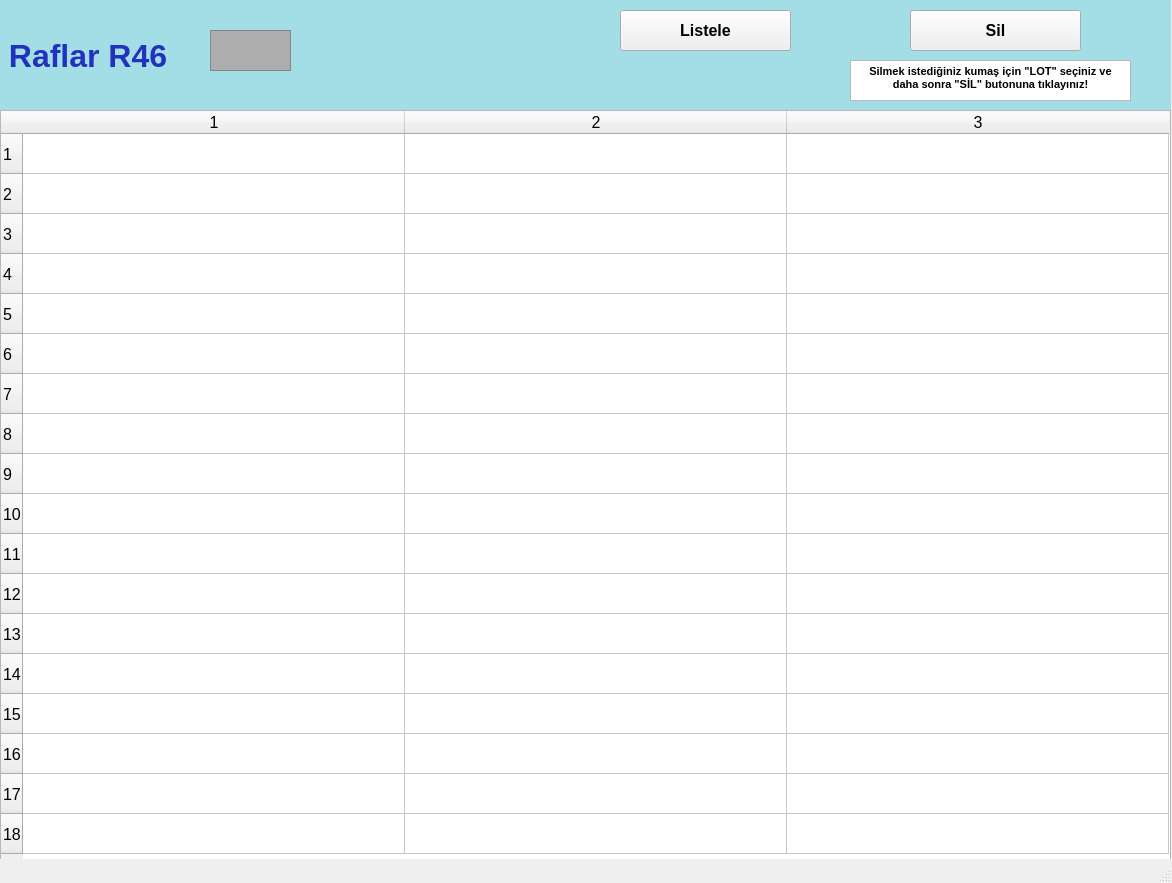
<?xml version="1.0" encoding="UTF-8"?>
<ui version="4.0">
 <class>raflarR46_ekran</class>
 <widget class="QMainWindow" name="raflarR46_ekran">
  <property name="geometry">
   <rect>
    <x>0</x>
    <y>0</y>
    <width>1172</width>
    <height>883</height>
   </rect>
  </property>
  <property name="font">
   <font>
    <pointsize>12</pointsize>
    <weight>50</weight>
    <bold>false</bold>
    <kerning>false</kerning>
   </font>
  </property>
  <property name="windowTitle">
   <string/>
  </property>
  <widget class="QWidget" name="centralwidget">
   <widget class="QLabel" name="raflarR1yazi_lbl">
    <property name="geometry">
     <rect>
      <x>0</x>
      <y>0</y>
      <width>1171</width>
      <height>111</height>
     </rect>
    </property>
    <property name="font">
     <font>
      <pointsize>24</pointsize>
      <weight>75</weight>
      <bold>true</bold>
     </font>
    </property>
    <property name="styleSheet">
     <string notr="true">background-color: rgb(163, 221, 229);
color: rgb(34, 50, 190);</string>
    </property>
    <property name="text">
     <string> Raflar R46</string>
    </property>
   </widget>
   <widget class="QFrame" name="raflarR1_img">
    <property name="geometry">
     <rect>
      <x>210</x>
      <y>30</y>
      <width>81</width>
      <height>41</height>
     </rect>
    </property>
    <property name="styleSheet">
     <string notr="true">background-color: rgb(173, 173, 173);</string>
    </property>
    <property name="frameShape">
     <enum>QFrame::StyledPanel</enum>
    </property>
    <property name="frameShadow">
     <enum>QFrame::Raised</enum>
    </property>
   </widget>
   <widget class="QTableWidget" name="R46_tw">
    <property name="geometry">
     <rect>
      <x>0</x>
      <y>110</y>
      <width>1171</width>
      <height>751</height>
     </rect>
    </property>
    <property name="baseSize">
     <size>
      <width>0</width>
      <height>0</height>
     </size>
    </property>
    <property name="rowCount">
     <number>18</number>
    </property>
    <property name="columnCount">
     <number>3</number>
    </property>
    <attribute name="horizontalHeaderVisible">
     <bool>true</bool>
    </attribute>
    <attribute name="horizontalHeaderCascadingSectionResizes">
     <bool>false</bool>
    </attribute>
    <attribute name="horizontalHeaderDefaultSectionSize">
     <number>382</number>
    </attribute>
    <attribute name="horizontalHeaderMinimumSectionSize">
     <number>38</number>
    </attribute>
    <attribute name="verticalHeaderDefaultSectionSize">
     <number>40</number>
    </attribute>
    <attribute name="verticalHeaderMinimumSectionSize">
     <number>23</number>
    </attribute>
    <row/>
    <row/>
    <row/>
    <row/>
    <row/>
    <row/>
    <row/>
    <row/>
    <row/>
    <row/>
    <row/>
    <row/>
    <row/>
    <row/>
    <row/>
    <row/>
    <row/>
    <row/>
    <column/>
    <column/>
    <column/>
   </widget>
   <widget class="QPushButton" name="listeleR46_btn">
    <property name="geometry">
     <rect>
      <x>620</x>
      <y>10</y>
      <width>171</width>
      <height>41</height>
     </rect>
    </property>
    <property name="font">
     <font>
      <pointsize>12</pointsize>
      <weight>75</weight>
      <bold>true</bold>
     </font>
    </property>
    <property name="text">
     <string>Listele</string>
    </property>
   </widget>
   <widget class="QPushButton" name="silR46_btn">
    <property name="geometry">
     <rect>
      <x>910</x>
      <y>10</y>
      <width>171</width>
      <height>41</height>
     </rect>
    </property>
    <property name="font">
     <font>
      <pointsize>12</pointsize>
      <weight>75</weight>
      <bold>true</bold>
     </font>
    </property>
    <property name="text">
     <string>Sil</string>
    </property>
   </widget>
   <widget class="QTextBrowser" name="textBrowser">
    <property name="geometry">
     <rect>
      <x>850</x>
      <y>60</y>
      <width>281</width>
      <height>41</height>
     </rect>
    </property>
    <property name="html">
     <string>&lt;!DOCTYPE HTML PUBLIC &quot;-//W3C//DTD HTML 4.0//EN&quot; &quot;http://www.w3.org/TR/REC-html40/strict.dtd&quot;&gt;
&lt;html&gt;&lt;head&gt;&lt;meta name=&quot;qrichtext&quot; content=&quot;1&quot; /&gt;&lt;style type=&quot;text/css&quot;&gt;
p, li { white-space: pre-wrap; }
&lt;/style&gt;&lt;/head&gt;&lt;body style=&quot; font-family:'MS Shell Dlg 2'; font-size:12pt; font-weight:400; font-style:normal;&quot;&gt;
&lt;p align=&quot;center&quot; style=&quot; margin-top:0px; margin-bottom:0px; margin-left:0px; margin-right:0px; -qt-block-indent:0; text-indent:0px;&quot;&gt;&lt;span style=&quot; font-size:8pt; font-weight:600;&quot;&gt;Silmek istediğiniz kumaş için &amp;quot;LOT&amp;quot; seçiniz ve daha sonra &amp;quot;SİL&amp;quot; butonuna tıklayınız!&lt;/span&gt;&lt;/p&gt;&lt;/body&gt;&lt;/html&gt;</string>
    </property>
   </widget>
  </widget>
  <widget class="QStatusBar" name="statusbar"/>
 </widget>
 <resources/>
 <connections/>
</ui>
